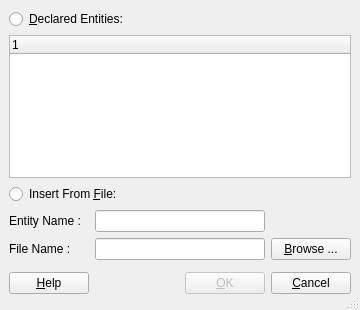
<ui version="4.0" >
 <class>InsertExtEntityDialogBase</class>
 <widget class="QDialog" name="InsertExtEntityDialogBase" >
  <property name="geometry" >
   <rect>
    <x>0</x>
    <y>0</y>
    <width>360</width>
    <height>310</height>
   </rect>
  </property>
  <property name="focusPolicy" >
   <enum>Qt::NoFocus</enum>
  </property>
  <property name="windowTitle" >
   <string>Insert External Entity</string>
  </property>
  <property name="sizeGripEnabled" >
   <bool>true</bool>
  </property>
  <layout class="QGridLayout" >
   <property name="margin" >
    <number>9</number>
   </property>
   <property name="spacing" >
    <number>6</number>
   </property>
   <item row="5" column="1" >
    <spacer>
     <property name="orientation" >
      <enum>Qt::Horizontal</enum>
     </property>
     <property name="sizeType" >
      <enum>QSizePolicy::Expanding</enum>
     </property>
     <property name="sizeHint" >
      <size>
       <width>171</width>
       <height>35</height>
      </size>
     </property>
    </spacer>
   </item>
   <item row="3" column="1" colspan="2" >
    <widget class="QLineEdit" name="entityNameLineEdit_" />
   </item>
   <item row="5" column="0" >
    <widget class="QPushButton" name="helpButton_" >
     <property name="text" >
      <string>&amp;Help</string>
     </property>
     <property name="shortcut" >
      <string>Alt+H</string>
     </property>
     <property name="autoDefault" >
      <bool>true</bool>
     </property>
    </widget>
   </item>
   <item row="5" column="3" >
    <widget class="QPushButton" name="cancelButton_" >
     <property name="text" >
      <string>&amp;Cancel</string>
     </property>
     <property name="shortcut" >
      <string>Alt+C</string>
     </property>
     <property name="autoDefault" >
      <bool>true</bool>
     </property>
    </widget>
   </item>
   <item row="5" column="2" >
    <widget class="QPushButton" name="okButton_" >
     <property name="enabled" >
      <bool>false</bool>
     </property>
     <property name="text" >
      <string>&amp;OK</string>
     </property>
     <property name="shortcut" >
      <string>Alt+O</string>
     </property>
     <property name="autoDefault" >
      <bool>true</bool>
     </property>
     <property name="default" >
      <bool>true</bool>
     </property>
    </widget>
   </item>
   <item row="4" column="1" colspan="2" >
    <widget class="QLineEdit" name="fileNameLineEdit_" />
   </item>
   <item row="4" column="3" >
    <widget class="QPushButton" name="browseButton_" >
     <property name="text" >
      <string>&amp;Browse ...</string>
     </property>
     <property name="shortcut" >
      <string>Alt+B</string>
     </property>
    </widget>
   </item>
   <item row="1" column="0" colspan="4" >
    <widget class="QTreeWidget" name="entityListView_" >
     <property name="rootIsDecorated" >
      <bool>false</bool>
     </property>
     <property name="uniformRowHeights" >
      <bool>true</bool>
     </property>
     <property name="itemsExpandable" >
      <bool>false</bool>
     </property>
     <property name="allColumnsShowFocus" >
      <bool>true</bool>
     </property>
     <property name="columnCount" >
      <number>1</number>
     </property>
     <column>
      <property name="text" >
       <string>1</string>
      </property>
     </column>
    </widget>
   </item>
   <item row="4" column="0" >
    <widget class="QLabel" name="fileNameLabel_" >
     <property name="text" >
      <string>File Name :</string>
     </property>
    </widget>
   </item>
   <item row="3" column="0" >
    <widget class="QLabel" name="entityNameLabel_" >
     <property name="text" >
      <string>Entity Name :</string>
     </property>
    </widget>
   </item>
   <item row="2" column="0" colspan="4" >
    <widget class="QRadioButton" name="fileRadioButton_" >
     <property name="text" >
      <string>Insert From &amp;File:</string>
     </property>
     <property name="shortcut" >
      <string>Alt+F</string>
     </property>
    </widget>
   </item>
   <item row="0" column="0" colspan="4" >
    <widget class="QRadioButton" name="declaredRadioButton_" >
     <property name="text" >
      <string>&amp;Declared Entities:</string>
     </property>
     <property name="shortcut" >
      <string>Alt+D</string>
     </property>
    </widget>
   </item>
  </layout>
 </widget>
 <layoutdefault spacing="6" margin="11" />
 <pixmapfunction>qPixmapFromMimeSource</pixmapfunction>
 <tabstops>
  <tabstop>declaredRadioButton_</tabstop>
  <tabstop>entityListView_</tabstop>
  <tabstop>fileRadioButton_</tabstop>
  <tabstop>entityNameLineEdit_</tabstop>
  <tabstop>fileNameLineEdit_</tabstop>
  <tabstop>browseButton_</tabstop>
  <tabstop>helpButton_</tabstop>
  <tabstop>okButton_</tabstop>
  <tabstop>cancelButton_</tabstop>
 </tabstops>
 <resources/>
 <connections>
  <connection>
   <sender>okButton_</sender>
   <signal>clicked()</signal>
   <receiver>InsertExtEntityDialogBase</receiver>
   <slot>accept()</slot>
   <hints>
    <hint type="sourcelabel" >
     <x>20</x>
     <y>20</y>
    </hint>
    <hint type="destinationlabel" >
     <x>20</x>
     <y>20</y>
    </hint>
   </hints>
  </connection>
  <connection>
   <sender>cancelButton_</sender>
   <signal>clicked()</signal>
   <receiver>InsertExtEntityDialogBase</receiver>
   <slot>reject()</slot>
   <hints>
    <hint type="sourcelabel" >
     <x>20</x>
     <y>20</y>
    </hint>
    <hint type="destinationlabel" >
     <x>20</x>
     <y>20</y>
    </hint>
   </hints>
  </connection>
 </connections>
</ui>
